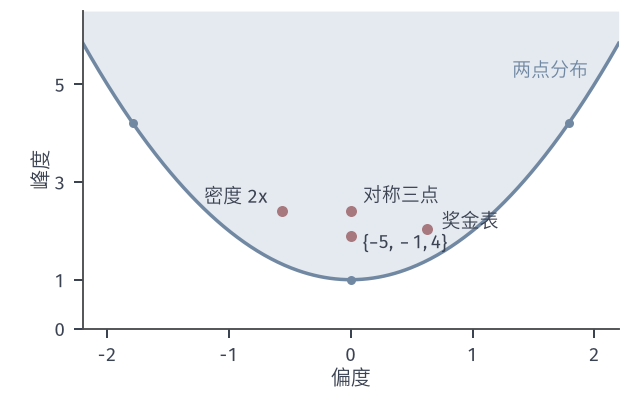

Reproduce this figure in Python.
from pathlib import Path
import sys
HERE = Path(__file__).resolve().parent
sys.path.insert(0, str(HERE.parent/'rvm-common'))
from rvm_fig import *
# Feasible (skewness, kurtosis) pairs satisfy kappa >= 1 + gamma^2; two-point laws lie on the boundary.
fig, ax = figure(width_mm=90, height_mm=56)
panel(fig, left=.13, right=.97, bottom=.17, top=.97)
g = np.linspace(-2.2, 2.2, 400)
ax.fill_between(g, 1+g**2, 6.5, color=BLUE_FILL, lw=0)
ax.plot(g, 1+g**2, color=BLUE, lw=1.4)
pts = {
    '奖金表': moments(XV, PV)[2:],
    '密度 2x': (-2*np.sqrt(2)/5, 12/5),
    '$\\{-5,-1,4\\}$': moments([-5, -1, 4], [1/6, 1/2, 1/3])[2:],
    '对称三点': (0., 12/5),
}
off = {'奖金表': (.12, -.05, 'left'), '密度 2x': (-.12, .1, 'right'), '$\\{-5,-1,4\\}$': (.1, -.35, 'left'), '对称三点': (.1, .12, 'left')}
for name, (gg, kk) in pts.items():
    dot(ax, gg, kk, color=RED, ms=4.4)
    dx, dy, ha = off[name]
    ax.text(gg+dx, kk+dy, name, color=INK, fontsize=7.5, ha=ha, va='bottom')
for p in (1/6, 1/2, 5/6):
    gg = (1-2*p)/np.sqrt(p*(1-p)); dot(ax, gg, 1+gg**2, color=BLUE, ms=3.6)
lab(ax, 1.95, 5.5, '两点分布', BLUE, ha='right', va='top')
ax.set_xlim(-2.2, 2.2); ax.set_ylim(0, 6.5); ax.set_xticks([-2, -1, 0, 1, 2]); ax.set_yticks([0, 1, 3, 5])
axlab(ax, '偏度', '峰度')
save(fig, HERE, 'figure', {k: [float(v[0]), float(v[1])] for k, v in pts.items()})
